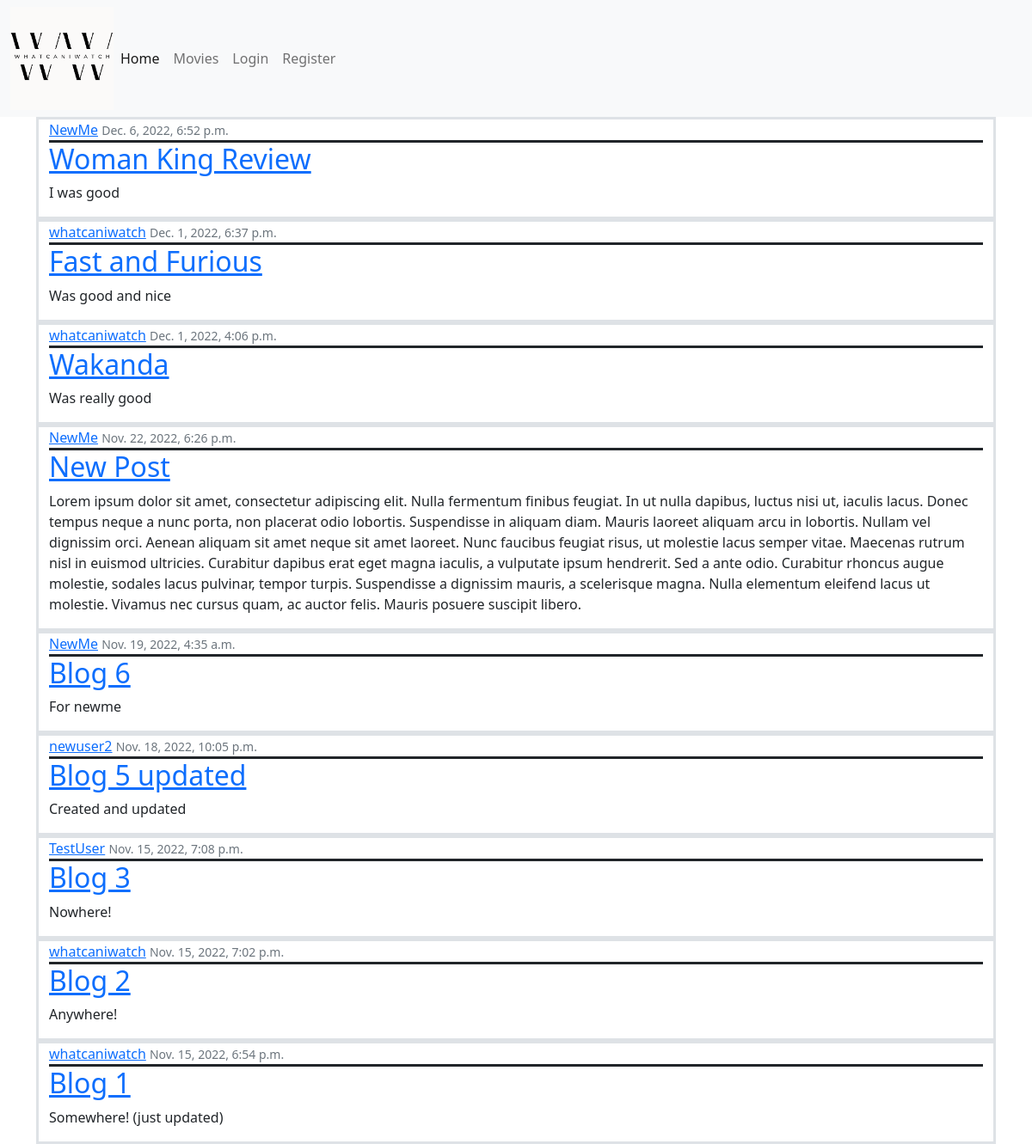
The page / on the database its author committed.
### my_app/models.py (models this page shows, shortened)
class Post(models.Model):
    title = models.CharField(max_length=100)
    content = models.TextField()
    date_posted = models.DateTimeField(default=timezone.now)
    author = models.ForeignKey(User, on_delete=models.CASCADE)

### my_app/views.py (the view)
# urls.py: path('', PostListView.as_view(), name='blog-home'),
class PostListView(ListView):
    model = Post
    template_name = 'my_app/blog_home.html'
    context_object_name = 'posts'
    ordering = ['-date_posted']

### my_app/templates/my_app/blog_home.html
{% extends  "my_app/base.html" %}
{% load static %}
{% block content %}
    <link rel="stylesheet" href="{% static 'my_app/style.css' %}">
    {% for post in posts %}
        <div  class="container media content-section border border-3">
        <div class="media-body">
            <div class="article-metadata border-bottom border-dark">
                <a class="mr-2" href="#">{{ post.author }}</a>
                <small class="text-muted">{{ post.date_posted }}</small>
            </div>
            <h2><a class="article-title" href="{% url 'post-detail' post.id %}">{{ post.title }}</a></h2>
            <p class="article-content">{{ post.content }}</p>
        </div>
        </div>
    {% endfor %}
{% endblock content %}

### my_app/templates/my_app/base.html (shortened to what this page needs)
{% load static %}
<!DOCTYPE html>
<html lang="en">
<head>
    <link href="https://cdn.jsdelivr.net/npm/bootstrap@5.2.3/dist/css/bootstrap.min.css" rel="stylesheet">
    <link rel="stylesheet" href="{% static 'my_app/style.css' %}">
</head>
<body>
    <nav class="navbar navbar-expand-lg bg-light">
        <div class="container-fluid">
            <a href="{% url 'blog-home' %}"><img height="120px" src="{% static 'my_app/LOGO.png' %}"></a>
            <div class="collapse navbar-collapse" id="navbarNavAltMarkup">
                <div class="navbar-nav">
                    <a class="nav-link active" aria-current="page" href="{% url 'blog-home' %}">Home</a>
                    <a class="nav-link" href="{% url 'movies' %}">Movies</a>
                    {% if user.is_authenticated %}
                        <a class="nav-link" href="{% url 'post-create' %}">Create Post</a>
                        <h5 class="nav-link">{{ user.username }}</h5>
                        <a class="nav-link" href="{% url 'logout' %}">Logout</a>
                     {% else %}
                        <a class="nav-link" href="{% url 'login' %}">Login</a>
                        <a class="nav-link" href="{% url 'register' %}"> Register</a>
                    {% endif %}
            </div>
        </div>
    </nav>
    <main role="main" class="container">
        <div class="row">
            <div class="col-md-12">
                {% block content %}
                {% endblock %}
            </div>
        </div>
    </main>
</body>
</html>

### my_app/static/my_app/style.css (style rules this page uses)
* { box-sizing: border-box; }
main { display: flex; flex-wrap: wrap; justify-content: center; }

### rows shown on the page
Post: author "NewMe", date_posted "Dec. 6, 2022, 6:52 p.m.", title "Woman King Review", content "I was good"
Post: author "whatcaniwatch", date_posted "Dec. 1, 2022, 6:37 p.m.", title "Fast and Furious", content "Was good and nice"
Post: author "whatcaniwatch", date_posted "Dec. 1, 2022, 4:06 p.m.", title "Wakanda", content "Was really good"
Post: author "NewMe", date_posted "Nov. 22, 2022, 6:26 p.m.", title "New Post", content "Lorem ipsum dolor sit amet, consectetur adipiscing elit. Nulla fermentum finibus feugiat. In ut nulla dapibus, luctus nisi ut, iaculis lacus. Donec tempus neque a nunc porta, non placerat odio lobortis. Suspendisse in aliquam diam. Mauris laoreet aliquam arcu in lobortis. Nullam vel dignissim orci. Aenean aliquam sit amet neque sit amet laoreet. Nunc faucibus feugiat risus, ut molestie lacus semper vitae. Maecenas rutrum nisl in euismod ultricies. Curabitur dapibus erat eget magna iaculis, a vulputate ipsum hendrerit. Sed a ante odio. Curabitur rhoncus augue molestie, sodales lacus pulvinar, tempor turpis. Suspendisse a dignissim mauris, a scelerisque magna. Nulla elementum eleifend lacus…"
Post: author "NewMe", date_posted "Nov. 19, 2022, 4:35 a.m.", title "Blog 6", content "For newme"
Post: author "newuser2", date_posted "Nov. 18, 2022, 10:05 p.m.", title "Blog 5 updated", content "Created and updated"
Post: author "TestUser", date_posted "Nov. 15, 2022, 7:08 p.m.", title "Blog 3", content "Nowhere!"
Post: author "whatcaniwatch", date_posted "Nov. 15, 2022, 7:02 p.m.", title "Blog 2", content "Anywhere!"
Post: author "whatcaniwatch", date_posted "Nov. 15, 2022, 6:54 p.m.", title "Blog 1", content "Somewhere! (just updated)"
